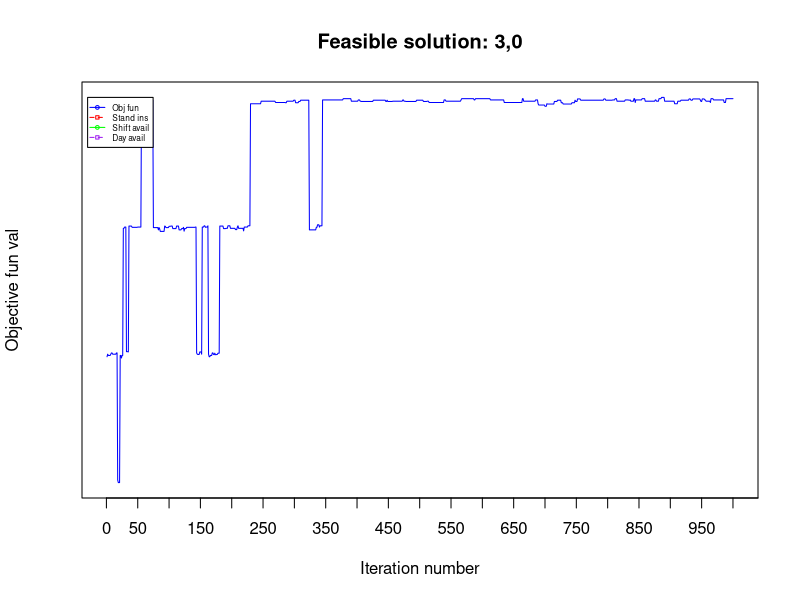

Write R code to recreate this figure.
res <- read.csv("obj_func_vals_temp.csv", header=TRUE, sep=",")

x <- res[,1]
y1 <- res[,2]
y2 <- res[,3]
y3 <- res[,4]
y4 <- res[,5]
#Stand in lib and ass
y5 <- res[,6]
y6 <- res[,7]

#par(mfrow=c(2,1))

g_range <- range(y1)

plot(y1, type="l", col="blue", ylim=g_range, axes=FALSE, ann=FALSE)
axis(1, at=seq(0,length(x)+100,50))
box()
#axis(2, las=1, lty=2, at=seq(g_range[1],g_range[2]+5))

#Lines
#lines(y2, lty=1, col="red")
#lines(y3, lty=1, col="green")
#lines(y4, lty=1, col="purple")
#lines(y3, lty=1, col="green")
#lines(y4, lty=1, col="purple")

legend(-30, g_range[2], c("Obj fun","Stand ins","Shift avail","Day avail"), cex=0.5, col=c("blue","red","green","purple"), pch=21:22, lty=1:2);
#legend(1, 8, c("Stand ins","Shift avail","Day avail"), cex=0.5, col=c("blue","green","purple"), pch=21:22, lty=1:2);

title("Feasible solution: 3,0", xlab="Iteration number",ylab="Objective fun val")

########################
#res <- read.csv("obj_func_vals_1_10_10_infeas_0.csv", header=TRUE, sep=",")
#res <- read.csv("obj_func_vals_0_0_0_infeas_4.csv", header=TRUE, sep=",")
x <- res[,1]
y1 <- res[,2]
y2 <- res[,3]
y3 <- res[,4]
y4 <- res[,5]

g_range <- range(y1, y2, y3, y4)

#plot(y1, type="l", col="blue", ylim=g_range, axes=FALSE, ann=FALSE)
#axis(1, at=seq(0,length(x)+100,50))
#box()
#axis(2, las=1, lty=2, at=g_range[1]:g_range[2])

#Lines
#lines(y2, lty=1, col="red")
#lines(y3, lty=1, col="green")
#lines(y4, lty=1, col="purple")
#lines(y3, lty=1, col="green")
#lines(y4, lty=1, col="purple")

#legend(1, 8, c("Obj fun","Stand ins","Shift avail","Day avail"), cex=0.5, col=c("blue","red","green","purple"), pch=21:22, lty=1:2);
#legend(1, 8, c("Stand ins","Shift avail","Day avail"), cex=0.5, col=c("blue","green","purple"), pch=21:22, lty=1:2);

#title("Infeasible solution", xlab="Iteration number",ylab="Objective fun val")


#####################################################################################################################


#plot(x, y1, xlab = "Iterations", ylab="Obj function val",type="l", main="Weekend objective function values")








#plot(x, y1, type="l", main="Weekend objective function values",axes=FALSE, xlab="", ylab="")
#plot.new()

#par(new=TRUE)
#plot(x, y2, type="l",axes=FALSE, xlab="", ylab="", col="red")
#par(new=TRUE)
#lines(x, y2, col ="red")
#par(new=TRUE)
#plot(res[,1], res[,4], type="l", col ="green")
#par(new=TRUE)
#plot(res[,1], res[,5], type="l", col ="blue")

#axis(1); axis(2); box()
#plot.window(xlim=range(x),ylim=range(y2))
#par(xaxs="i",yaxs="i")
#lines(x,y2)
#axis(1); axis(2); box()

#axis(1, at=seq(0,length(res[,1])+100,50),labels=seq(0,length(res[,1])+100,50), las=0)
#axis(2, at=seq(0,length(res[,2]),5),labels=seq(0,length(res[,2]),5), las=2)
#title("Objective function plots", xlab="X values",ylab="Y=X"	)

#par(mar = c(5,5,2,5))
#plot(x, y1, type="l", col="red3",    ylab=expression(-log[10](italic(p))), ylim=c(min(res[,2])-1,max(res[,2])+1))

#plot(x, y2, type="l", axes=F, xlab=NA, ylab=NA)
#legend("topleft",legend=c(expression(-log[10](italic(p))), "N genes"),  lty=c(1,0), pch=c(NA, 16), col=c("red3", "black"))
